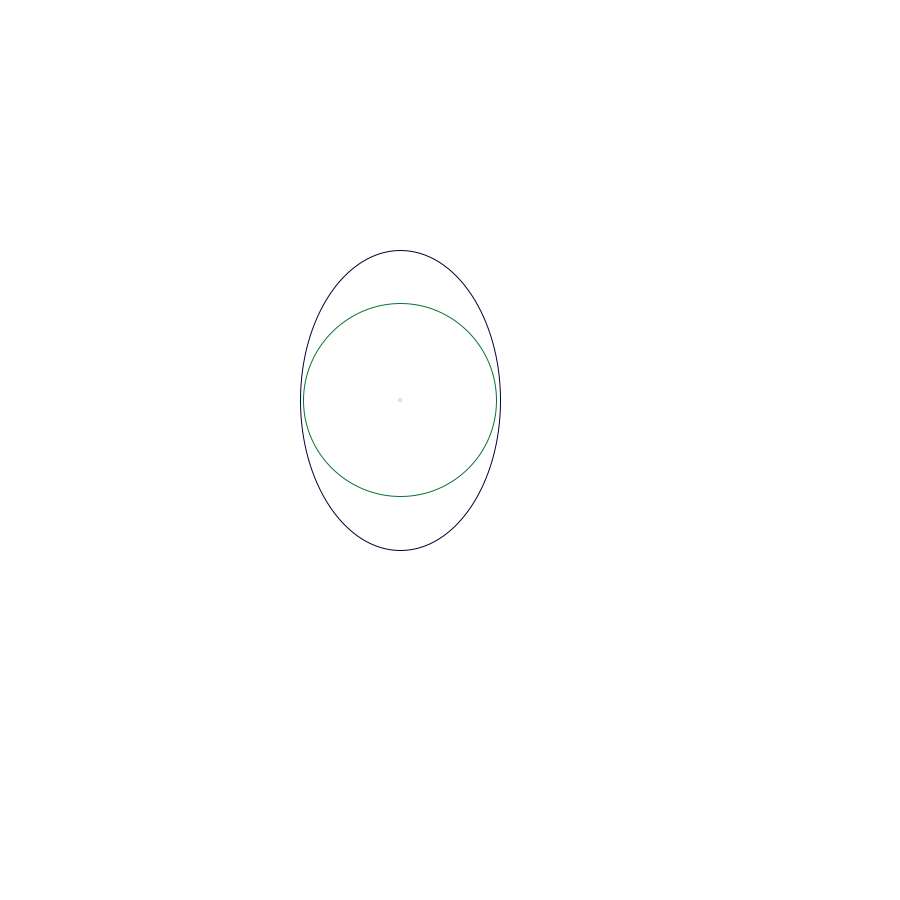
Frame 1 (no input)
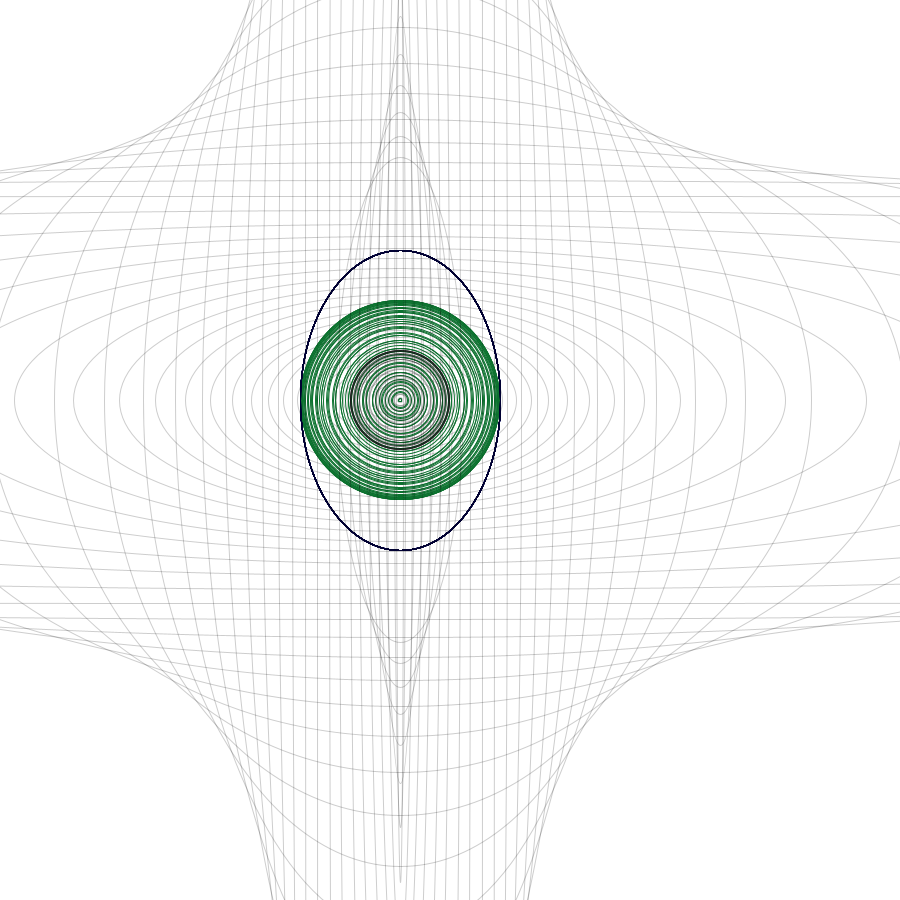
Frame 60 (the mouse pressed at the canvas centre just before this capture)
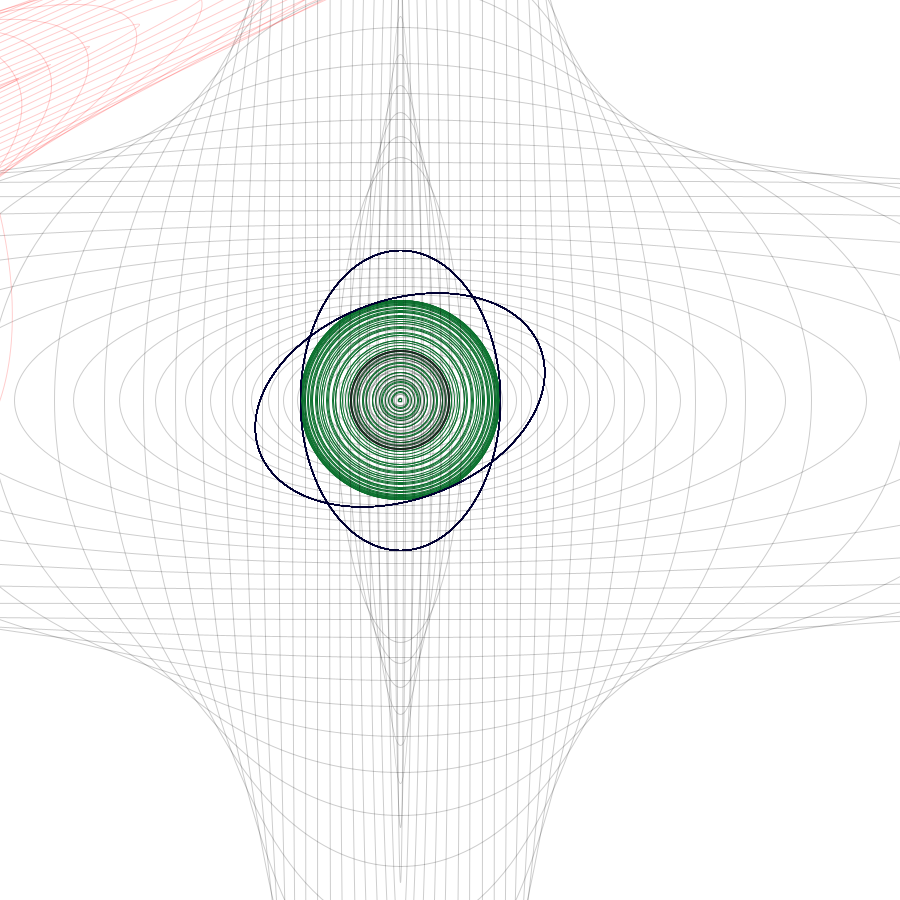
Frame 120 (the mouse held since frame 60 and released just before this capture)

The Processing sketch that drew these frames (run headless with seeded random() and noise(); from frame 60 on, the mouse is pressed at the canvas centre):

// Processing sketch: processing_29957
// ── processing_29957.pde


//import processing.pdf.*;

float tamanho;

void setup() {

size(900, 900);
  //beginRecord(PDF, "rockstar.pdf");
  smooth();
  background(255,255,255);
  tamanho=0;
}

void draw() {
  // background(255,255,255);
  translate(400,400);

  fill(25,0,0,0);
  stroke(0,0,50);
  rotate( mouseX/60.0);
  ellipse(0,0,200,300 );

  //noFill();
  stroke(mouseY,0,0,50);
  rotate( mouseX/300.0);
  ellipse(mouseX,mouseY,300*tan(tamanho/300),300*tan(tamanho/500)  );
  tamanho=tamanho + 6;
  ellipse(mouseX,mouseY,100*sin(tamanho/200),100*sin(tamanho/200)  );
  tamanho=tamanho + 8;
  stroke(11,113,46);
  ellipse(mouseX,mouseY,200*cos(tamanho/50),200*cos(tamanho/50)  );
  tamanho=tamanho + 4;
  stroke(mouseX,11,0,0);

}

void mouseClicked() {
  //save("imagem.png");
  //endRecord();
  //exit();
}
